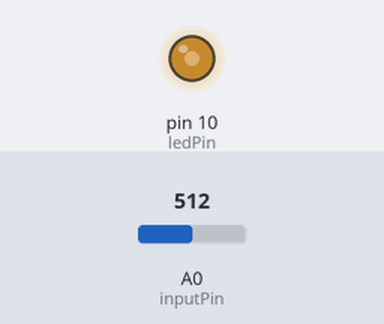
Bench run of a sketch on a simulated Arduino Uno, built with avr-gcc and run on an emulated ATmega328P. On the bench: output pins drawn as LEDs (lit = HIGH). The inputs (shaded band) are chosen by the test bench; at power-on: A0 (inputPin) = 512.

Above: at 1.2 s.
1.3 s: A0 (inputPin) set to 716
At 1.8 s:
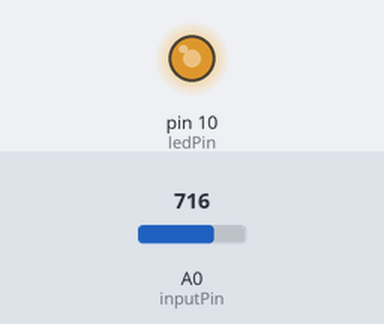
2.8 s: A0 (inputPin) set to 900
At 4.0 s:
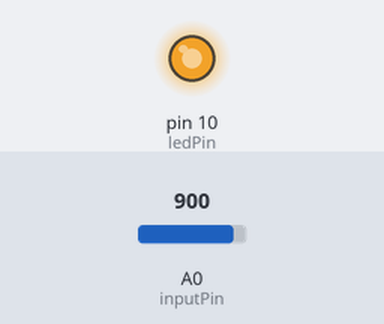
4.3 s: A0 (inputPin) set to 122
At 5.3 s:
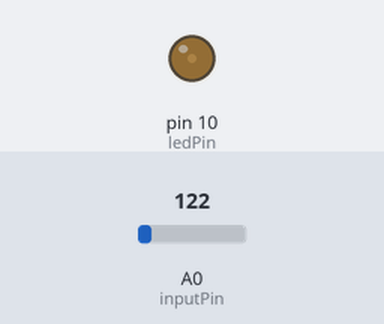
5.8 s: A0 (inputPin) set to 0
At 6.4 s:
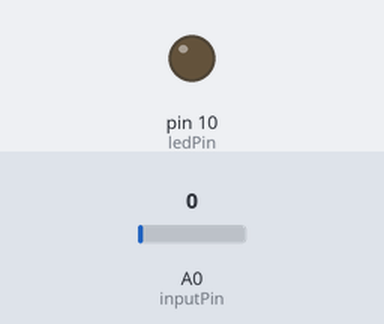
Timing chart, 0 to 8.3 s (numbered marks = the images above; inputs shaded):
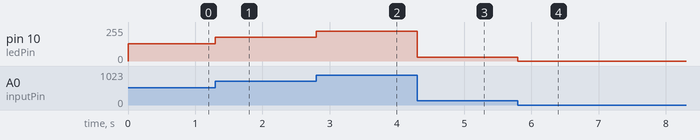

Measured:
- after the input at 1.3 s, pin 10 (ledPin): 128/255 → 179/255 at once
- after the input at 2.8 s, pin 10 (ledPin): 179/255 → 225/255 at once
- after the input at 4.3 s, pin 10 (ledPin): 225/255 → 30/255 at once
- after the input at 5.8 s, pin 10 (ledPin): 30/255 → 0/255 at once

The sketch:

Helligkeit2.ino
```cpp
/*
  Analog Output
  Helligkeitssteuerung zweier LED's
  Lösung 2 (Hardware)

  Version 1.0
  Der Hobbyelektroniker
  Der Code ist Public Domain und kann ohne Einschränkungen frei verwendet werden

*/

const int inputPin = A0;
const int ledPin = 10;


void setup() {
  // auf pinMode() können wir bei analoger Ausgabe verzichten
}

void loop() {
  int poti = analogRead(inputPin);    // Wertebereich 0 .. 1023
  int wert = poti / 4;                // Umrechnen auf Wertebereich 0 .. 255
  analogWrite(ledPin,wert);           // beide LED's erhalten die korrekte Helligkeit
}
```
